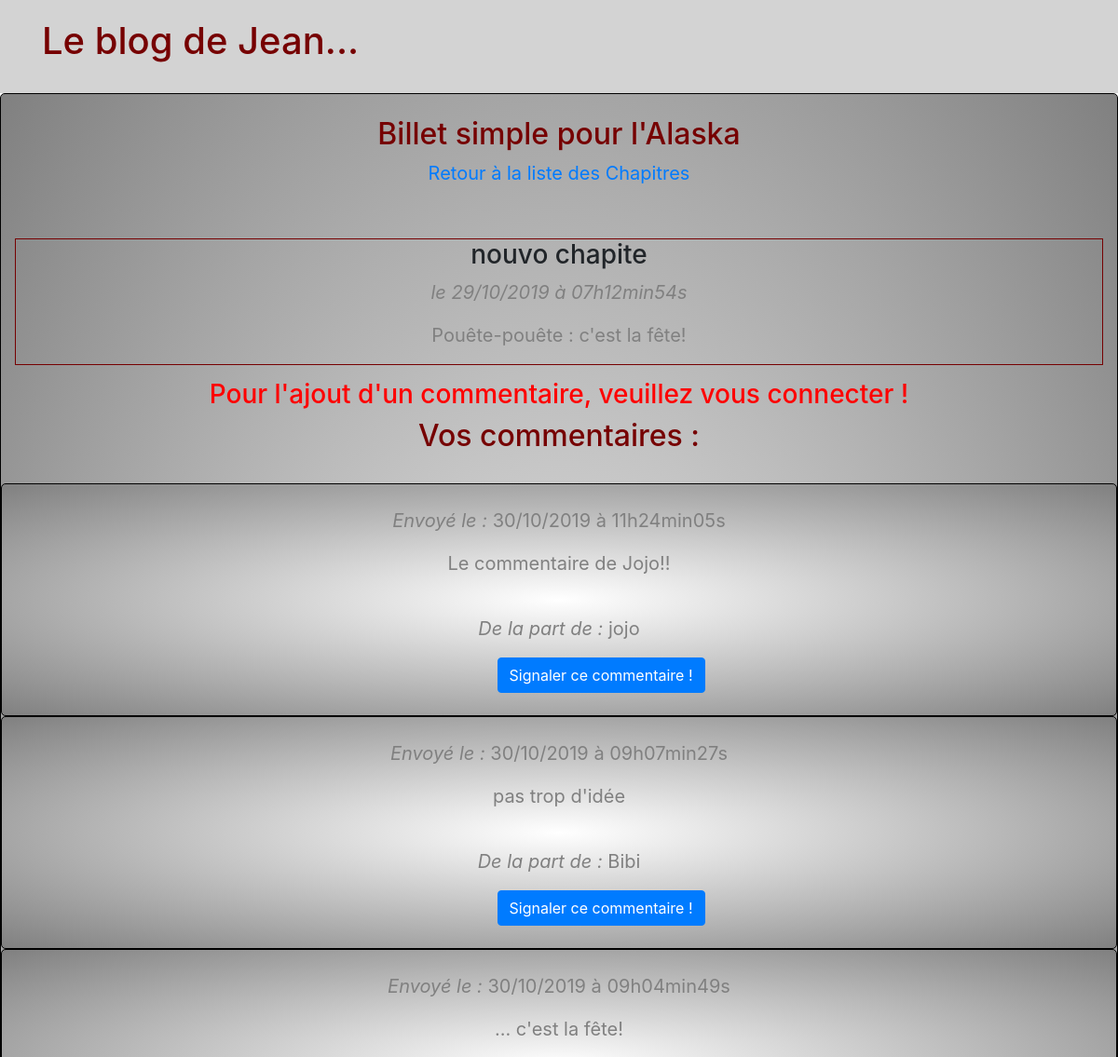
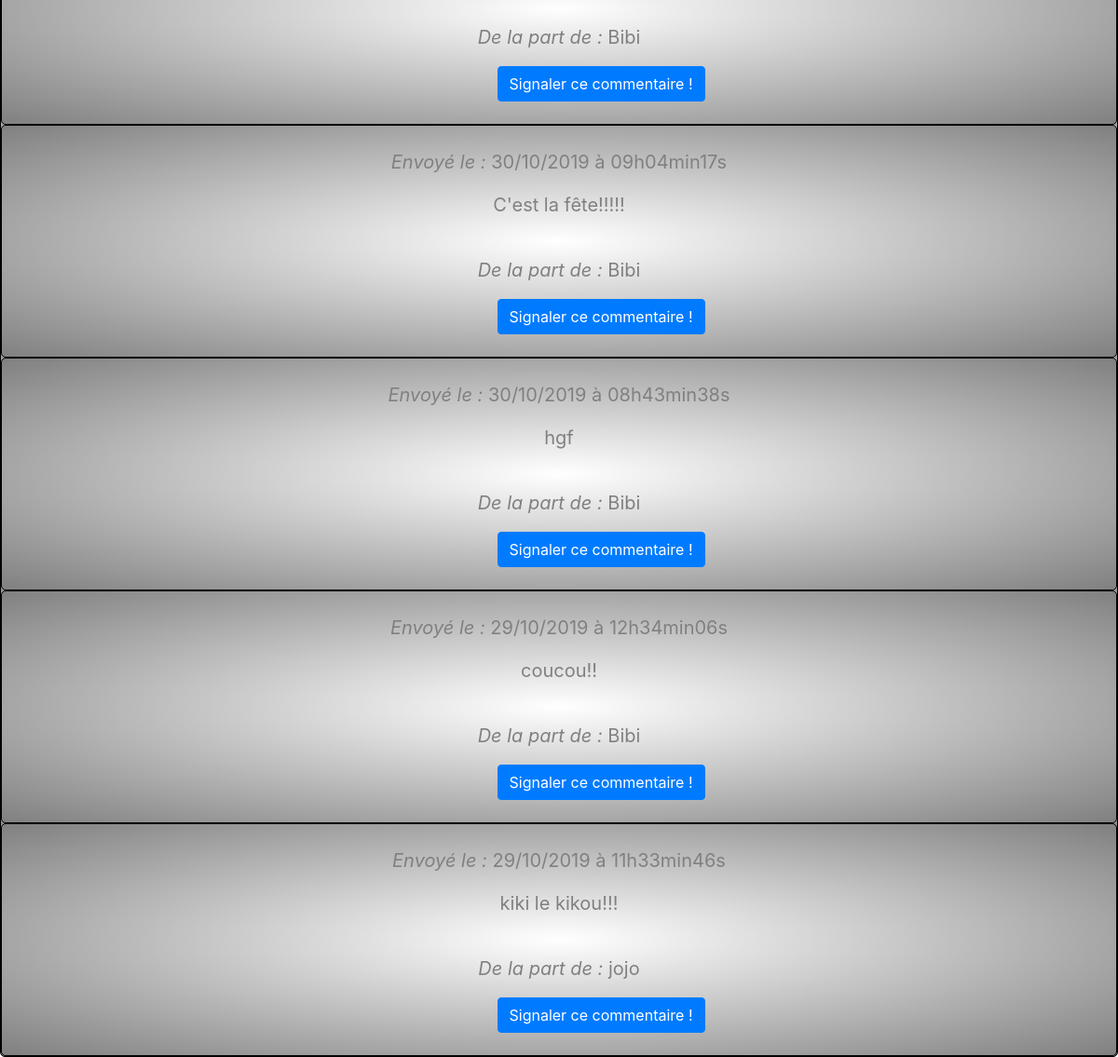
The page /index.php?action=post&id=39 on the database its author committed (2 pictures, top to bottom).
### tables this page shows
CREATE TABLE IF NOT EXISTS `posts` (
  `id` int(11) NOT NULL AUTO_INCREMENT,
  `title` varchar(70) NOT NULL,
  `content` text NOT NULL,
  `creation_date` datetime NOT NULL,
  PRIMARY KEY (`id`)
);

CREATE TABLE IF NOT EXISTS `comments` (
  `id` int(11) NOT NULL AUTO_INCREMENT,
  `id_billet` int(11) NOT NULL,
  `id_user` int(11) NOT NULL,
  `comment` text NOT NULL,
  `signalement` tinyint(1) NOT NULL DEFAULT '0',
  `comment_date` datetime NOT NULL,
  PRIMARY KEY (`id`)
);

CREATE TABLE IF NOT EXISTS `users` (
  `id` int(11) NOT NULL AUTO_INCREMENT,
  `pseudo` varchar(255) NOT NULL,
  `mail` text NOT NULL,
  `motdepasse` varchar(255) NOT NULL,
  `droits` tinyint(1) DEFAULT '0',
  PRIMARY KEY (`id`)
);

### controller/frontend.php (called while the page is built, shortened)
<?php
require_once('model/PostManager.php');
require_once('model/CommentManager.php');
function post()
{
	$postManager = new PostManager();
	$commentManager = new CommentManager();
	$post = $postManager->getPost($_GET['id']);
	$comments = $commentManager->getComments($_GET['id']);
	require('view/frontend/postView.php');
}

### model/postManager.php (called while the page is built, shortened)
<?php
class PostManager extends Manager
{
	public function getPost($postId)
	{
		$db = $this->dbConnect();
		$req = $db->prepare('SELECT id, title, content, DATE_FORMAT(creation_date, \'%d/%m/%Y à %Hh%imin%ss\') AS creation_date_fr FROM posts WHERE id = ?');
		$req->execute(array($postId));
		$post = $req->fetch();
		return $post;
	}
}

### model/commentManager.php (called while the page is built, shortened)
<?php
class CommentManager extends Manager
{
	public function getComments($idBillet)
	{
		$db = $this->dbConnect();
		$comments = $db->prepare('SELECT comments.id, users.pseudo, comments.comment, DATE_FORMAT(comment_date, \'%d/%m/%Y à %Hh%imin%ss\') AS comment_date_fr FROM comments INNER JOIN users ON comments.id_user = users.id WHERE id_billet = ? ORDER BY comment_date DESC');
		$comments->execute(array($idBillet));
		return $comments;
	}
}

### view/frontend/postView.php (the view, shortened to what this page needs)
 <div class="vuChapComment">
      <div align="center"><br>
         <h2>Billet simple pour l'Alaska</h2>
         <p><a href="index.php?action=listPosts">Retour à la liste des Chapitres</a></p><br>
         <div class="news">
         	<h3>
         		<?= ($post['title']) ?>
            </h3>
                <p><em> le <?= $post['creation_date_fr'] ?></em></p>
         	<p>
         		<?= nl2br($post['content']) ?>
         	</p>
         </div>
                <?php  if(isset($_SESSION['id'])) { ?>
                <h2>Mon commentaire :</h2><br/>
         <form action="index.php?action=addComment&amp;id=<?=$post['id'] ?>"method="post">
             <div>
                 <textarea id="comment" name="comment" placeholder="Votre texte"></textarea>
             </div><br>
             <div>
             <button type="submit"class="btn btn-primary">J'envoie mon commentaire !</button><br><br>
             </div>
         </form>
        <?php
          }else{ echo '<h3 class="error">Pour l\'ajout d\'un commentaire, veuillez vous connecter !</h3>';
            }
          ?>
        <div>
            <h2>Vos commentaires :</h2><br>
            <?php
            while ($comment = $comments->fetch())
            {
            ?>
            <div class="vuChapComment"><br>
                <p><em>Envoyé le : </em><?= $comment['comment_date_fr'] ?></p>
                <p><?= nl2br(htmlspecialchars($comment['comment'])) ?></p><br>
                <p><em>De la part de : </em><?= $comment['pseudo'] ?></p>
                <a href="index.php?action=signal&amp;id=<?=$comment['id'] ?>"><button type="submit"class="btn btn-primary">Signaler ce commentaire !</button></a><br><br>
            </div>
            <?php
            }
            ?>
        </div>
      </div>
  </div>
<?php $content = ob_get_clean(); ?>
<?php require('template.php'); ?>

### index.php (shortened to what this page needs)
<?php
require('controller/frontend.php');
if (isset($_GET['action'])) {
if (isset($_GET['action'])) {
  if ($_GET['action'] == 'listPosts') {
   listPosts();
 }elseif ($_GET['action'] == 'post') {
 	if (isset($_GET['id']) && $_GET['id'] > 0) {
 		post();
 	}else {
 		echo '<p style= "border: 1px solid red; text-align: center; font-size: 55px; margin: 90px 90px 90px;">Oups... Aucun identifiant de news envoyé !';
  }
}
}
}else { pageAccueil();
}

### view/frontend/template.php (shortened to what this page needs)
<!DOCTYPE html>
<html lang="fr">
<head>
  <link rel="stylesheet" href="../blog/public/css/style.css">
  <link rel="stylesheet" href="https://stackpath.bootstrapcdn.com/bootstrap/4.3.1/css/bootstrap.min.css">
  <link rel="stylesheet" href="https://use.fontawesome.com/releases/v5.8.1/css/all.css">
</head>
<body>
  <header>
   <div class="container">
      <h1>Le blog de Jean...</h1>
   </div>
</header>
<?= $content ?>
 </body>
</html>

### public/css/style.css (style rules this page uses)
h1, h2 { color: #760001; }
header { padding-top: 20px; background: lightgrey; height:100px; }
p { font-size: 20px; color: grey; }
.btn { margin-left: 90px; }
.news { border: 1px solid #760001; margin: 15px 15px 15px; }
.vuChapComment { background: radial-gradient(white,grey); border: 1px solid black; border-radius: 5px; }
.error { color: red; }

### rows shown on the page
posts: title "nouvo chapite", content "Pouête-pouête : c'est la fête!"
comments: comment_date_fr "30/10/2019 à 11h24min05s", comment "Le commentaire de Jojo!!", id_user.pseudo "jojo"
comments: comment_date_fr "30/10/2019 à 09h07min27s", comment "pas trop d'idée", id_user.pseudo "Bibi"
comments: comment_date_fr "30/10/2019 à 09h04min49s", comment "... c'est la fête!", id_user.pseudo "Bibi"
comments: comment_date_fr "30/10/2019 à 09h04min17s", comment "C'est la fête!!!!!", id_user.pseudo "Bibi"
comments: comment_date_fr "30/10/2019 à 08h43min38s", comment "hgf", id_user.pseudo "Bibi"
comments: comment_date_fr "29/10/2019 à 12h34min06s", comment "coucou!!", id_user.pseudo "Bibi"
comments: comment_date_fr "29/10/2019 à 11h33min46s", comment "kiki le kikou!!!", id_user.pseudo "jojo"

### other values the page prints
$post['creation_date_fr'] "29/10/2019 à 07h12min54s"
